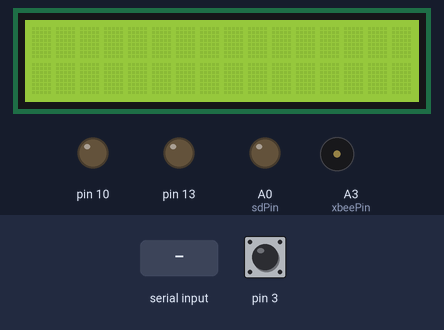
Recording of a sketch running on a simulated Arduino Uno, built with avr-gcc and run on an emulated ATmega328P. Parts: 16×2 character LCD, output pins drawn as LEDs (lit = HIGH), buzzer (waves = sounding, pin HIGH). The inputs (shaded band) are chosen by the test bench; at power-on: pin 3 HIGH. Sleep ends after the set time or at an interrupt; storage starts empty; pins used as bus, display or sensor lines are not drawn.

Above: at 1.2 s.
1.3 s: "1" received over Serial
At 2.0 s:
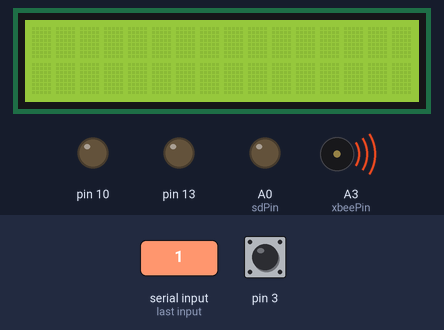
3.0 s: pin 3 pulled LOW for 0.15 s
At 3.7 s:
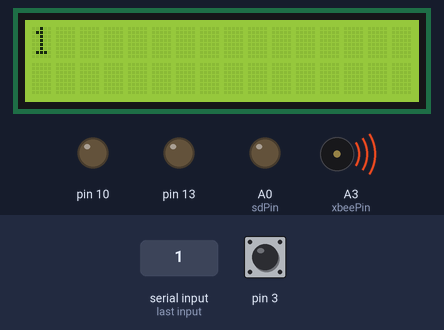
Timing chart, 0 to 6.0 s (numbered marks = the images above; inputs shaded):
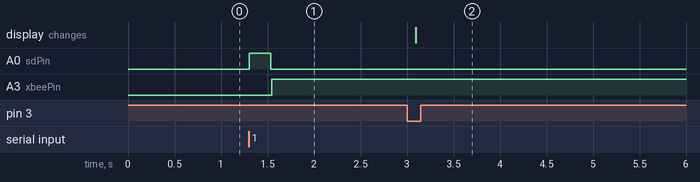

Measured:
- after the input at 1.3 s, A0 (sdPin): LOW → HIGH at once, → LOW 0.23 s later; A3 (xbeePin): LOW → HIGH after 0.25 s
- after the input at 3.0 s, the display: changes after 0.09 s (image 2)

The sketch:

SDNew.ino
```cpp
#include <SPI.h>
#include <SD.h>
#include <avr/sleep.h>
#include <avr/power.h>
#include <avr/wdt.h>
#include <LiquidCrystal.h>

const int waitingTime = 398;
const int sdPin=A0;
const int lcdPowerPin = A4;
const int xbeeSleep=1;
const int xbeeAwake=0;
const int xbeePin=A3;
const unsigned long waitedTooMuch=120000;
LiquidCrystal lcd(9,8,7,6,5,4);
String GlobalDataStringForLCD = "";
  unsigned long wait=0;
  String result = "";
  bool exitLoop=false;
  int skippedTime = 0;
  unsigned long t0=0;


///////INTERRUPCIONES//////////
///////
///////Interr. WDog. p/despertar micro cada 8 seg
ISR(WDT_vect){}
//////////////////////////////////////
///////Interrup. p despertar micro al recibir paq.
////////////////////////////////////////////////OK

void setup() {
  Serial.begin(9600);
  setupSPI();
  SetupWatchdog();
  pinMode(3,INPUT_PULLUP);
  pinMode(A3,OUTPUT);
  pinMode(A4,OUTPUT);
  pinMode(A0,OUTPUT);
  digitalWrite(A0,LOW);
  pinMode(2,INPUT_PULLUP);
  ShutPins();
  digitalWrite(A3,LOW);
  digitalWrite(A4,HIGH);
  lcd.begin(16, 2);
  digitalWrite(A4,LOW);

}

void ShowLCD () {
  digitalWrite(lcdPowerPin,HIGH);
}

void PrintDisplay () {
  lcd.begin(16, 2);
  lcd.setCursor(0, 0);
  lcd.print(GlobalDataStringForLCD.substring(0,4));
  lcd.setCursor(4, 0);
  lcd.print(GlobalDataStringForLCD.substring(5,10));
  lcd.setCursor(9, 0);
  lcd.print(GlobalDataStringForLCD.substring(11,16));
  lcd.setCursor(0, 1);
  lcd.print(GlobalDataStringForLCD.substring(18));
  delay(8000);
  ShutPins();
  digitalWrite(A4,LOW);
}

void ShutPins () {
  for(int i=4; i<11;i++){
    pinMode(i, OUTPUT);
    digitalWrite(i, LOW);
  }
  pinMode(13, OUTPUT);
  digitalWrite(13, LOW);
}

void SetupWatchdog(void) {
     /* Clear the reset flag. */
  MCUSR &= ~(1<<WDRF);
  /* In order to change WDE or the prescaler, we need to
  * set WDCE (This will allow updates for 4 clock cycles).
  */
  WDTCSR |= (1<<WDCE) | (1<<WDE);
  /* set new watchdog timeout prescaler value */
  WDTCSR = 1<<WDP0 | 1<<WDP3; /* 8.0 seconds */
  /* Enable the WD interrupt (note no reset). */
  WDTCSR |= _BV(WDIE);
}

void WaitForData(){
  while (!Serial.available()){}
}

String ReadIncomingData(){
    String output="";
    while (Serial.available()) {
      delay(3);  //delay to allow buffer to fill
      if (Serial.available() >0) {
        char c = Serial.read();  //gets one byte from serial buffer
        output += c; //makes the string readString
        }
      }
      return output;
   }

void setupSPI() {
  // Open serial communications and wait for port to open:
  Serial.begin(9600);
  while (!Serial) {
    ; // wait for serial port to connect. Needed for native USB port only
  }
  SD.begin(10);//CHIP SELECT = 10
}

void WriteData(String dataString){
    digitalWrite(sdPin,HIGH);
    delay(100);
    setupSPI();
    // open the file. note that only one file can be open at a time,
    // so you have to close this one before opening another.
    File dataFile = SD.open("datalog.txt", FILE_WRITE);
    // if the file is available, write to it:
    if (dataFile) {
      dataFile.println(dataString);
      dataFile.close();
    }
    delay(100);
    digitalWrite(sdPin,LOW);
}

void Sleep(){
    sleep_enable();
    MCUCR |= (3 << 5); //set both BODS and BODSE at the same time
    MCUCR = (MCUCR & ~(1 << 5)) | (1 << 6);
    sleep_mode();
    sleep_disable();
}

void ShutEverythingDown(){
  SetupWatchdog();
  digitalWrite(xbeePin,xbeeSleep);
  attachInterrupt(digitalPinToInterrupt(3),ShowLCD,LOW);
  set_sleep_mode(SLEEP_MODE_PWR_DOWN);
  ShutPins();
}

void TurnEverythingOnAgain(){
  digitalWrite(xbeePin,xbeeAwake);
  detachInterrupt(digitalPinToInterrupt(3));
  wdt_disable();
}

void GoToSleep(int skippedTime){
  for(int i=0;i<(waitingTime-skippedTime);i++) {  ///i<(Cantidad de tiempo que queremos ard dormido)/9s...1hr=3600s 3600/9=400 guard depende del tiempo de ventana, 45s => guard 5s
    Sleep();
    if(digitalRead(lcdPowerPin)){
      PrintDisplay();
      i++;
    }
  }
}

void loop() {
  // put your main code here, to run repeatedly:
  wait=0;
  result = "";
  exitLoop=false;
  skippedTime = 0;
  while(exitLoop==false)
  {
    t0=millis();
    while(!Serial.available()&&wait<waitedTooMuch)
    {
      wait=millis()-t0;
    }
    result = ReadIncomingData();
    if(result==""){
        skippedTime=(int)wait/1000/9;
        GlobalDataStringForLCD="Lost it";
        exitLoop=true;
    }
    else{
      int skippedTime=0;
      WriteData(result+" wtime = "+String(wait));
      GlobalDataStringForLCD = result;
      exitLoop=true;
    }
  }
  delay(10);
  ShutEverythingDown();
  GoToSleep(skippedTime);
  TurnEverythingOnAgain();
}
```
